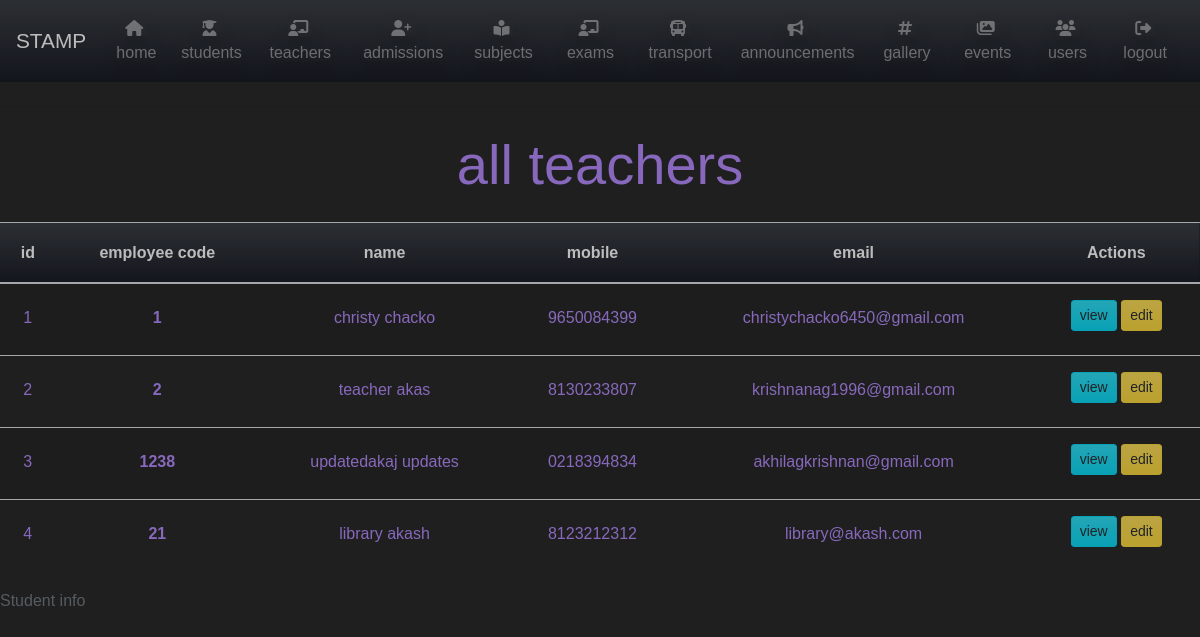
The page /all-teacher (signed in) on the database its author committed.
### teacher/models.py (models this page shows, shortened)
class teacher_details(models.Model):
    GENDER = (
        ('M', 'MALE'),
        ('F', 'FEMALE'),
        ('O', 'OTHER')
    )
    first_name = models.CharField(max_length=25)
    last_name = models.CharField(max_length=25)
    emp_code = models.CharField(max_length=10, unique=True)
    mobile = models.CharField(max_length=10)
    email = models.EmailField(unique=True)
    date_of_joining = models.DateField(null = True)
    gender = models.CharField(max_length=2, choices=GENDER)
    adress = models.CharField(max_length=25)
    adress2 = models.CharField(max_length=25)
    city = models.CharField(max_length=25)
    state = models.CharField(max_length=25, default='New Delhi')
    pincode = models.CharField(max_length=8)
    user_name = models.ForeignKey(User, on_delete = models.DO_NOTHING, null=True)

### lead/views.py (the view)
# urls.py: path('all-teacher', views.TeacherListView.as_view(), name='all-teacher'),
class TeacherListView(LoginRequiredMixin, ListView):
    model = teacher_details
    template_name = 'lead/teacher_details_listview.html'
    context_object_name = 'teachers'

### lead/templates/lead/teacher_details_listview.html (shortened to what this page needs)
{% extends "lead/home.html" %} {% block content %}
<section>
    <h3 class="display-4 text-secondary my-4 text-center">
        all teachers
    </h3>
</section>
<section class="teacherList table-responsive">
    <table class="table table-striped">
        <caption>Student info</caption>
        <thead class="text-center bg-gradient-primary text-white">
            <tr>
                <th scope="col">id</th>
                <th scope="col">employee code</th>
                <th scope="col">name</th>
                <th scope="col">mobile</th>
                <th scope="col">email</th>
                <th scope="col">Actions</th>
            </tr>
        </thead>
        <tbody class="text-center text-lowercase text-justify text-secondary">
            {% for teacher in teachers%}
            <tr>
                <td class="py-3"> {{ teacher.id }}</td>
                <th class="py-3" scope="row">{{teacher.emp_code}} </th>
                <td class="py-3">{{ teacher.first_name }} {{teacher.last_name}}</td>
                <td class="py-3">{{ teacher.mobile}} </td>
                <td class="py-3"> {{ teacher.email }}</td>
                <td class="py-3">
                    <a href="" class="btn btn-sm btn-info mb-2">View</a>
                    <a href="{% url 'update-teacher' teacher.id %}" class="btn btn-sm btn-warning mb-2">edit</a>
                </td>
            </tr>
            {% endfor %}
        </tbody>
</section>
{% endblock content %}

### rows shown on the page
teacher_details: id "1", emp_code "1", first_name "christy", last_name "chacko", mobile "9650084399", email "christychacko6450@gmail.com"
teacher_details: id "2", emp_code "2", first_name "teacher", last_name "akas", mobile "8130233807", email "krishnanag1996@gmail.com"
teacher_details: id "3", emp_code "1238", first_name "updatedakaj", last_name "updates", mobile "0218394834", email "akhilagkrishnan@gmail.com"
teacher_details: id "4", emp_code "21", first_name "library", last_name "akash", mobile "8123212312", email "library@akash.com"
